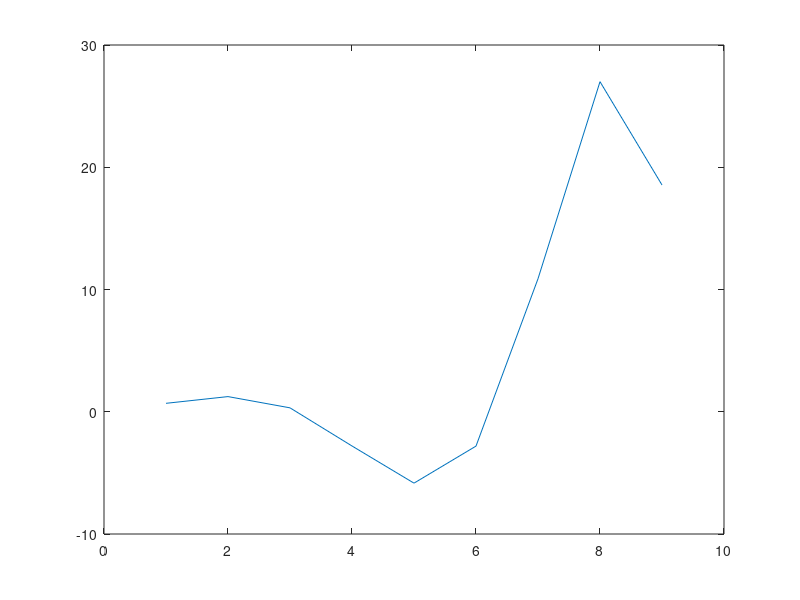
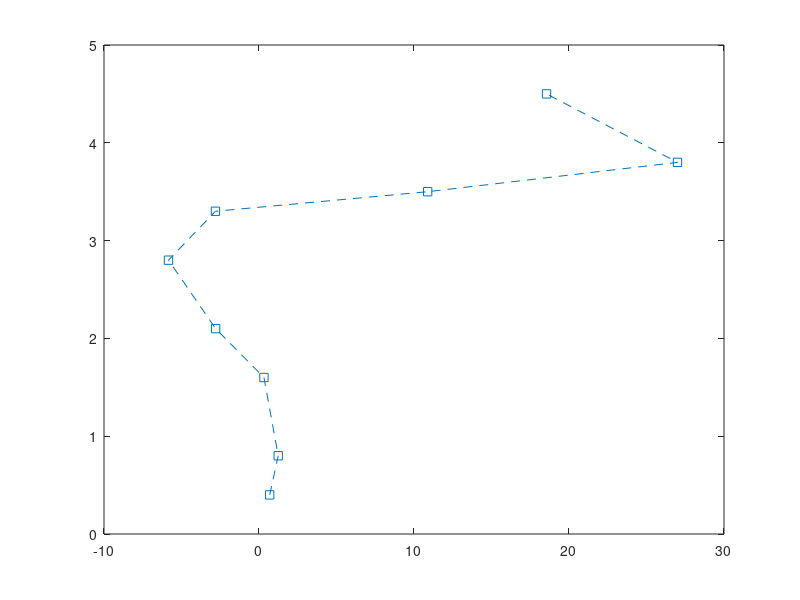

The MATLAB source for these figures, in order:
P=[0.69,1.24, 0.32, -2.80, -5.84, -2.81, 10.88, 27.00, 18.55];
Q = [0.40 0.80 1.60 2.10 2.80 3.30 3.50 3.80 4.50];

    disp(P)
    disp(Q)
        figure(1);

    plot(P)
        figure(2)
    plot(P,Q,'--s')
